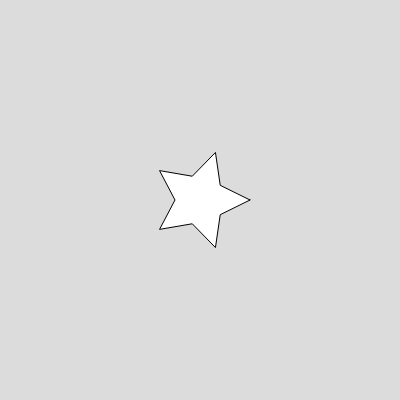
Frame 1 (no input)
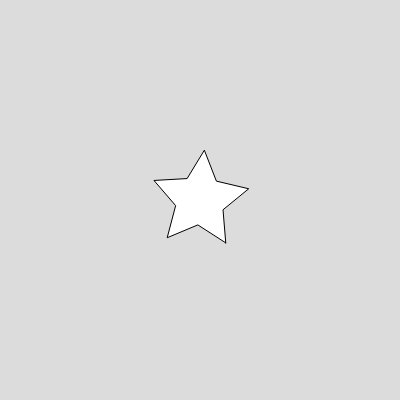
Frame 60 (no input)
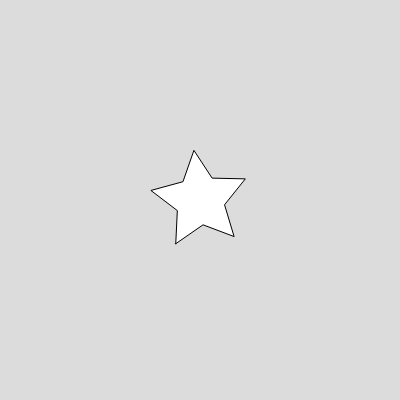
Frame 120 (the mouse pressed at the canvas centre since frame 60)

The p5.js sketch that drew these frames (run headless with seeded random() and noise() and a simulated clock; from frame 60 on, the mouse is pressed at the canvas centre):

// p5.js sketch
// ── sketch.js

let angle = 0;
let starSize = 50;

function setup() {
  createCanvas(400, 400);
  angleMode(DEGREES);
}

function draw() {
  background(220);
  translate(width / 2, height / 2); // 将原点移动到画布中心

  beginShape();
  for (let i = 0; i < 5; i++) {
    let x = cos(angle + i * 72) * starSize; // 计算顶点的 x 坐标
    let y = sin(angle + i * 72) * starSize; // 计算顶点的 y 坐标
    vertex(x, y);
    x = cos(angle + i * 72 + 36) * (starSize / 2); // 内部顶点的 x 坐标
    y = sin(angle + i * 72 + 36) * (starSize / 2); // 内部顶点的 y 坐标
    vertex(x, y);
  }
  endShape(CLOSE);

  angle += 1; // 每帧增加的角度值，控制旋转速度
}
